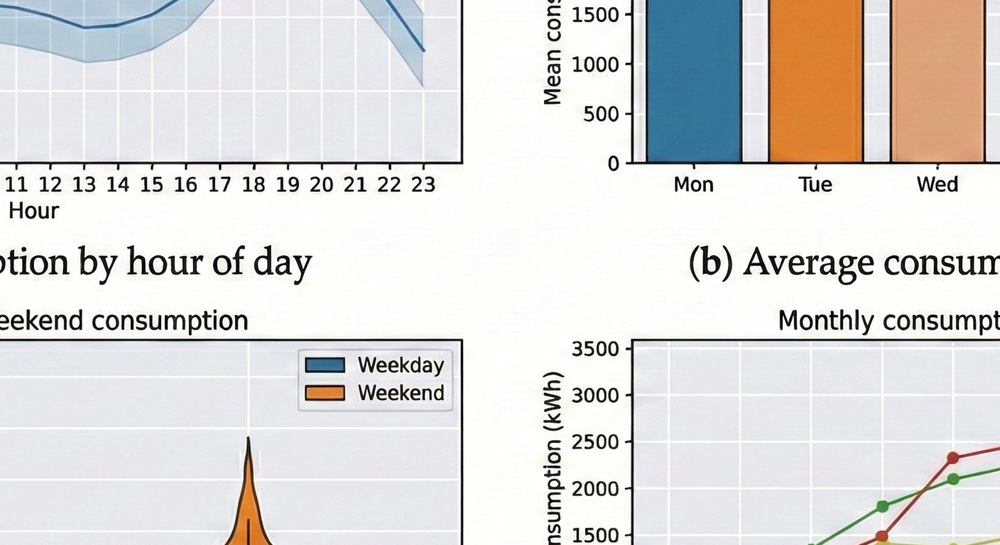
#> input picture Gemini_Generated_Image_1hglyr1hglyr1hgl.png, 1000 x 545 px, shrunk from 2816 x 1536 before the run
$ python enhance_image.py
#> lines starting #> are read from the running program, lines starting #| are printed output that depends on the picture
#> in enhance_image, img is the input picture: PIL image 1000x545 RGBA; mean R, G, B, A 223.3, 221.1, 219.8, 255
#| Original Mode: RGBA
from PIL import Image, ImageFilter, ImageChops

def trim(im):
    """
    Trims the image by removing the border of the same color as the top-left pixel.
    """
    bg = Image.new(im.mode, im.size, im.getpixel((0,0)))
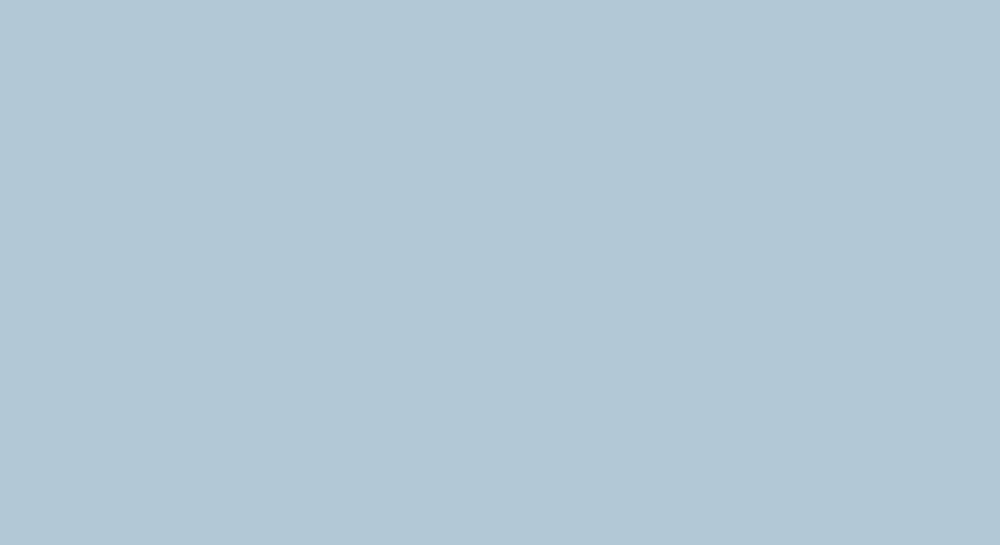
#> bg: PIL image 1000x545 RGBA; mean R, G, B, A 179, 200, 215, 255
    diff = ImageChops.difference(im, bg)
    diff = ImageChops.add(diff, diff, 2.0, -100)
    bbox = diff.getbbox()
#> bbox = None
    if bbox:
        return im.crop(bbox)
    return im # return original if no bbox found

def enhance_image(input_path, output_path):
    print(f"Processing {input_path}...")
    try:
        with Image.open(input_path) as img:
            print(f"Original Mode: {img.mode}")

            # 1. Trim Whitespace/Transparency
            # Check if image is RGBA and fully transparent at 0,0
            # If so, getbbox might just work if the rest is non-transparent content
            # But trim() is safer for general 'background' removal.
            cropped_img = trim(img)
            print(f"Original size: {img.size}, Cropped size: {cropped_img.size}")
#| Original size: (1000, 545), Cropped size: (1000, 545)

            # 2. Sharpen
            # Convert to RGB if necessary for certain filters, but SHARPEN works on RGBA usually.
            sharpened_img = cropped_img.filter(ImageFilter.SHARPEN)
            print("Image sharpened.")

            # 3. Save with DPI 300
            sharpened_img.save(output_path, dpi=(300, 300))
            print(f"Saved to {output_path} with 300 DPI.")

    except Exception as e:
        print(f"An error occurred: {e}")

if __name__ == "__main__":
    enhance_image("Gemini_Generated_Image_1hglyr1hglyr1hgl.png", "Gemini_Generated_Image_Enhanced.png")
